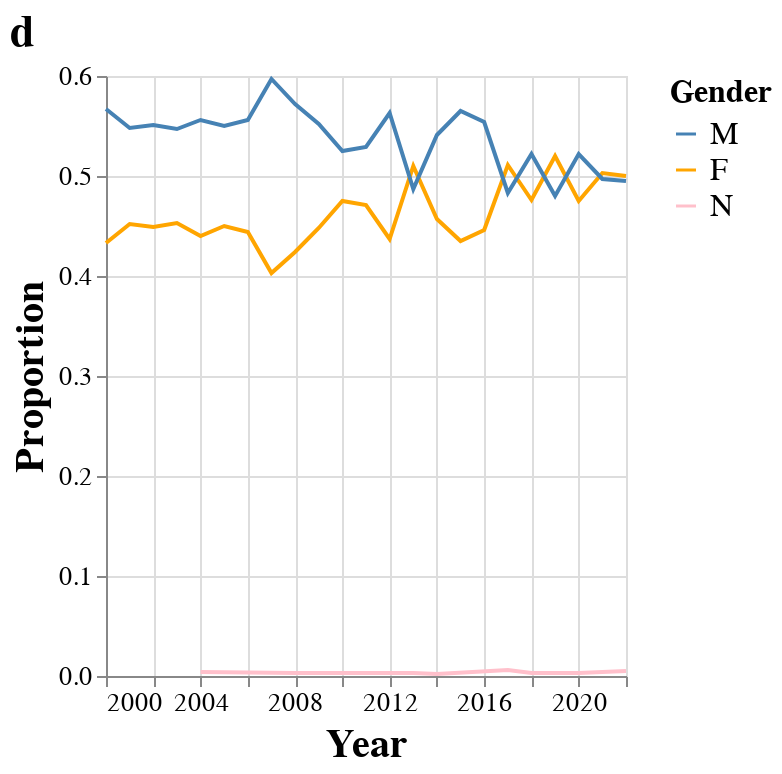

Notebook code cell kept with this figure:
### Code cell
gender_ts_prop_chart = alt.Chart(transform_year(gender_ts)).mark_line().encode(
    x = alt.X(
        'year',
        title = 'Year'
    ),
    y = alt.Y(
        'prop',
        title = 'Proportion'
    ),
    color = alt.Color(
        'genderpred',
        title = 'Gender',
        scale = alt.Scale(
            domain = ['M', 'F', 'N'],
            range = ['steelblue', 'orange', 'pink']
        )
    )
).properties(
    title = 'd',
    height=300,
    width=260
).configure_axis(
    labelFontSize=13,
    titleFontSize=20
).configure_legend(
    titleFontSize=16,
    labelFontSize=16
).configure_title(
    anchor='start',
    fontSize=22
)

gender_ts_prop_chart

### Figure 1 — Vega-Lite specification as saved in the notebook (floating-point values rounded to 4 significant figures)
{"config": {"view": {"continuousWidth": 400, "continuousHeight": 300}, "axis": {"labelFontSize": 13, "titleFontSize": 20}, "legend": {"labelFontSize": 16, "titleFontSize": 16}, "title": {"anchor": "start", "fontSize": 22}}, "data": {"name": "data-77a6a91697b9c2badff2f785172fe20f"}, "mark": "line", "encoding": {"color": {"field": "genderpred", "scale": {"domain": ["M", "F", "N"], "range": ["steelblue", "orange", "pink"]}, "title": "Gender", "type": "nominal"}, "x": {"field": "year", "title": "Year", "type": "temporal"}, "y": {"field": "prop", "title": "Proportion", "type": "quantitative"}}, "height": 300, "title": "d", "width": 260, "$schema": "https://vega.github.io/schema/vega-lite/v4.17.0.json", "datasets": {"data-77a6a91697b9c2badff2f785172fe20f": [{"year": "2000-01-01T00:00:00", "genderpred": "F", "freq": 74, "year total": 171, "prop": 0.433}, {"year": "2000-01-01T00:00:00", "genderpred": "M", "freq": 97, "year total": 171, "prop": 0.567}, {"year": "2001-01-01T00:00:00", "genderpred": "F", "freq": 80, "year total": 177, "prop": 0.452}, {"year": "2001-01-01T00:00:00", "genderpred": "M", "freq": 97, "year total": 177, "prop": 0.548}, {"year": "2002-01-01T00:00:00", "genderpred": "F", "freq": 118, "year total": 263, "prop": 0.449}, {"year": "2002-01-01T00:00:00", "genderpred": "M", "freq": 145, "year total": 263, "prop": 0.551}, {"year": "2003-01-01T00:00:00", "genderpred": "F", "freq": 97, "year total": 214, "prop": 0.453}, {"year": "2003-01-01T00:00:00", "genderpred": "M", "freq": 117, "year total": 214, "prop": 0.547}, {"year": "2004-01-01T00:00:00", "genderpred": "F", "freq": 109, "year total": 248, "prop": 0.44}, {"year": "2004-01-01T00:00:00", "genderpred": "M", "freq": 138, "year total": 248, "prop": 0.556}, {"year": "2004-01-01T00:00:00", "genderpred": "N", "freq": 1, "year total": 248, "prop": 0.004}, {"year": "2005-01-01T00:00:00", "genderpred": "F", "freq": 143, "year total": 318, "prop": 0.45}, {"year": "2005-01-01T00:00:00", "genderpred": "M", "freq": 175, "year total": 318, "prop": 0.55}, {"year": "2006-01-01T00:00:00", "genderpred": "F", "freq": 138, "year total": 311, "prop": 0.444}, {"year": "2006-01-01T00:00:00", "genderpred": "M", "freq": 173, "year total": 311, "prop": 0.556}, {"year": "2007-01-01T00:00:00", "genderpred": "F", "freq": 124, "year total": 308, "prop": 0.403}, {"year": "2007-01-01T00:00:00", "genderpred": "M", "freq": 184, "year total": 308, "prop": 0.597}, {"year": "2008-01-01T00:00:00", "genderpred": "F", "freq": 129, "year total": 304, "prop": 0.424}, {"year": "2008-01-01T00:00:00", "genderpred": "M", "freq": 174, "year total": 304, "prop": 0.572}, {"year": "2008-01-01T00:00:00", "genderpred": "N", "freq": 1, "year total": 304, "prop": 0.003}, {"year": "2009-01-01T00:00:00", "genderpred": "F", "freq": 150, "year total": 335, "prop": 0.448}, {"year": "2009-01-01T00:00:00", "genderpred": "M", "freq": 185, "year total": 335, "prop": 0.552}, {"year": "2010-01-01T00:00:00", "genderpred": "F", "freq": 140, "year total": 295, "prop": 0.475}, {"year": "2010-01-01T00:00:00", "genderpred": "M", "freq": 155, "year total": 295, "prop": 0.525}, {"year": "2011-01-01T00:00:00", "genderpred": "F", "freq": 145, "year total": 308, "prop": 0.471}, {"year": "2011-01-01T00:00:00", "genderpred": "M", "freq": 163, "year total": 308, "prop": 0.529}, {"year": "2012-01-01T00:00:00", "genderpred": "F", "freq": 152, "year total": 348, "prop": 0.437}, {"year": "2012-01-01T00:00:00", "genderpred": "M", "freq": 196, "year total": 348, "prop": 0.563}, {"year": "2013-01-01T00:00:00", "genderpred": "F", "freq": 181, "year total": 355, "prop": 0.51}, {"year": "2013-01-01T00:00:00", "genderpred": "M", "freq": 173, "year total": 355, "prop": 0.487}, {"year": "2013-01-01T00:00:00", "genderpred": "N", "freq": 1, "year total": 355, "prop": 0.003}, {"year": "2014-01-01T00:00:00", "genderpred": "F", "freq": 197, "year total": 431, "prop": 0.457}, {"year": "2014-01-01T00:00:00", "genderpred": "M", "freq": 233, "year total": 431, "prop": 0.541}, {"year": "2014-01-01T00:00:00", "genderpred": "N", "freq": 1, "year total": 431, "prop": 0.002}, {"year": "2015-01-01T00:00:00", "genderpred": "F", "freq": 175, "year total": 402, "prop": 0.435}, {"year": "2015-01-01T00:00:00", "genderpred": "M", "freq": 227, "year total": 402, "prop": 0.565}, {"year": "2016-01-01T00:00:00", "genderpred": "F", "freq": 157, "year total": 352, "prop": 0.446}, {"year": "2016-01-01T00:00:00", "genderpred": "M", "freq": 195, "year total": 352, "prop": 0.554}, {"year": "2017-01-01T00:00:00", "genderpred": "F", "freq": 180, "year total": 352, "prop": 0.511}, {"year": "2017-01-01T00:00:00", "genderpred": "M", "freq": 170, "year total": 352, "prop": 0.483}, {"year": "2017-01-01T00:00:00", "genderpred": "N", "freq": 2, "year total": 352, "prop": 0.006}, {"year": "2018-01-01T00:00:00", "genderpred": "F", "freq": 175, "year total": 368, "prop": 0.476}, {"year": "2018-01-01T00:00:00", "genderpred": "M", "freq": 192, "year total": 368, "prop": 0.522}, {"year": "2018-01-01T00:00:00", "genderpred": "N", "freq": 1, "year total": 368, "prop": 0.003}, {"year": "2019-01-01T00:00:00", "genderpred": "F", "freq": 140, "year total": 269, "prop": 0.52}, {"year": "2019-01-01T00:00:00", "genderpred": "M", "freq": 129, "year total": 269, "prop": 0.48}, {"year": "2020-01-01T00:00:00", "genderpred": "F", "freq": 142, "year total": 299, "prop": 0.475}, {"year": "2020-01-01T00:00:00", "genderpred": "M", "freq": 156, "year total": 299, "prop": 0.522}, {"year": "2020-01-01T00:00:00", "genderpred": "N", "freq": 1, "year total": 299, "prop": 0.003}, {"year": "2021-01-01T00:00:00", "genderpred": "F", "freq": 229, "year total": 455, "prop": 0.503}, {"year": "2021-01-01T00:00:00", "genderpred": "M", "freq": 226, "year total": 455, "prop": 0.497}, {"year": "2022-01-01T00:00:00", "genderpred": "F", "freq": 100, "year total": 200, "prop": 0.5}, {"year": "2022-01-01T00:00:00", "genderpred": "M", "freq": 99, "year total": 200, "prop": 0.495}, {"year": "2022-01-01T00:00:00", "genderpred": "N", "freq": 1, "year total": 200, "prop": 0.005}]}}
